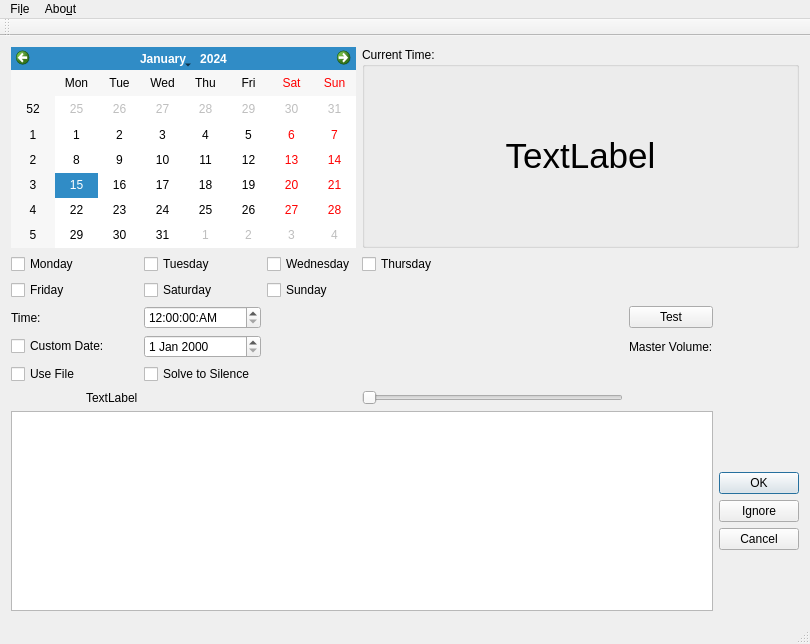
<?xml version="1.0" encoding="UTF-8"?>
<ui version="4.0">
 <class>MainWindow</class>
 <widget class="QMainWindow" name="MainWindow">
  <property name="enabled">
   <bool>true</bool>
  </property>
  <property name="geometry">
   <rect>
    <x>0</x>
    <y>0</y>
    <width>810</width>
    <height>644</height>
   </rect>
  </property>
  <property name="windowTitle">
   <string>QTalarm</string>
  </property>
  <property name="windowIcon">
   <iconset>
    <normaloff>:/new/icons/Clock.png</normaloff>:/new/icons/Clock.png</iconset>
  </property>
  <property name="autoFillBackground">
   <bool>false</bool>
  </property>
  <widget class="QWidget" name="centralWidget">
   <layout class="QGridLayout" name="gridLayout">
    <item row="7" column="8">
     <widget class="QDialogButtonBox" name="listAlmBtn">
      <property name="sizePolicy">
       <sizepolicy hsizetype="Fixed" vsizetype="Fixed">
        <horstretch>0</horstretch>
        <verstretch>0</verstretch>
       </sizepolicy>
      </property>
      <property name="orientation">
       <enum>Qt::Vertical</enum>
      </property>
      <property name="standardButtons">
       <set>QDialogButtonBox::Cancel|QDialogButtonBox::Ignore|QDialogButtonBox::Ok</set>
      </property>
     </widget>
    </item>
    <item row="0" column="0" colspan="6">
     <widget class="QCalendarWidget" name="calendarWidget"/>
    </item>
    <item row="2" column="4">
     <widget class="QCheckBox" name="chkSun">
      <property name="text">
       <string>Sunday</string>
      </property>
     </widget>
    </item>
    <item row="6" column="1">
     <widget class="QLabel" name="txtSoundPath">
      <property name="text">
       <string>TextLabel</string>
      </property>
     </widget>
    </item>
    <item row="5" column="0">
     <widget class="QCheckBox" name="chkSounds">
      <property name="text">
       <string>Use File</string>
      </property>
     </widget>
    </item>
    <item row="1" column="6">
     <widget class="QCheckBox" name="chkThurs">
      <property name="text">
       <string>Thursday</string>
      </property>
     </widget>
    </item>
    <item row="3" column="2" colspan="2">
     <widget class="QTimeEdit" name="timeEdit">
      <property name="displayFormat">
       <string>hh:mm:ss:AP</string>
      </property>
     </widget>
    </item>
    <item row="1" column="0" colspan="2">
     <widget class="QCheckBox" name="chkMon">
      <property name="text">
       <string>Monday</string>
      </property>
     </widget>
    </item>
    <item row="2" column="2">
     <widget class="QCheckBox" name="chkSat">
      <property name="text">
       <string>Saturday</string>
      </property>
     </widget>
    </item>
    <item row="4" column="0" colspan="2">
     <widget class="QCheckBox" name="chkCustom">
      <property name="text">
       <string>Custom Date:</string>
      </property>
     </widget>
    </item>
    <item row="5" column="2">
     <widget class="QCheckBox" name="chkBastard">
      <property name="cursor">
       <cursorShape>PointingHandCursor</cursorShape>
      </property>
      <property name="toolTip">
       <string extracomment="Force math questions to disable alarm"/>
      </property>
      <property name="text">
       <string>Solve to Silence</string>
      </property>
     </widget>
    </item>
    <item row="4" column="7">
     <widget class="QLabel" name="label">
      <property name="text">
       <string>Master Volume:</string>
      </property>
     </widget>
    </item>
    <item row="1" column="2">
     <widget class="QCheckBox" name="chkTues">
      <property name="text">
       <string>Tuesday</string>
      </property>
     </widget>
    </item>
    <item row="0" column="6" colspan="3">
     <widget class="QGroupBox" name="groupBox">
      <property name="enabled">
       <bool>true</bool>
      </property>
      <property name="acceptDrops">
       <bool>false</bool>
      </property>
      <property name="autoFillBackground">
       <bool>false</bool>
      </property>
      <property name="title">
       <string>Current Time:</string>
      </property>
      <property name="flat">
       <bool>false</bool>
      </property>
      <property name="checkable">
       <bool>false</bool>
      </property>
      <layout class="QGridLayout" name="gridLayout_2">
       <item row="0" column="0">
        <widget class="QLabel" name="Clock">
         <property name="minimumSize">
          <size>
           <width>0</width>
           <height>0</height>
          </size>
         </property>
         <property name="font">
          <font>
           <pointsize>26</pointsize>
          </font>
         </property>
         <property name="frameShadow">
          <enum>QFrame::Sunken</enum>
         </property>
         <property name="text">
          <string>TextLabel</string>
         </property>
         <property name="alignment">
          <set>Qt::AlignCenter</set>
         </property>
        </widget>
       </item>
      </layout>
     </widget>
    </item>
    <item row="3" column="7">
     <widget class="QPushButton" name="TestBtn">
      <property name="text">
       <string>Test</string>
      </property>
     </widget>
    </item>
    <item row="7" column="0" colspan="8">
     <widget class="QListWidget" name="listWidget"/>
    </item>
    <item row="1" column="4" colspan="2">
     <widget class="QCheckBox" name="chkWed">
      <property name="text">
       <string>Wednesday</string>
      </property>
     </widget>
    </item>
    <item row="4" column="2" colspan="2">
     <widget class="QDateEdit" name="CustEdit"/>
    </item>
    <item row="2" column="0" colspan="2">
     <widget class="QCheckBox" name="chkFri">
      <property name="text">
       <string>Friday</string>
      </property>
     </widget>
    </item>
    <item row="3" column="0">
     <widget class="QLabel" name="lblTime">
      <property name="text">
       <string>Time:</string>
      </property>
     </widget>
    </item>
    <item row="6" column="6">
     <widget class="QSlider" name="VolumeSlider">
      <property name="orientation">
       <enum>Qt::Horizontal</enum>
      </property>
     </widget>
    </item>
   </layout>
  </widget>
  <widget class="QMenuBar" name="menuBar">
   <property name="geometry">
    <rect>
     <x>0</x>
     <y>0</y>
     <width>810</width>
     <height>24</height>
    </rect>
   </property>
   <widget class="QMenu" name="menuFile">
    <property name="title">
     <string>Fi&amp;le</string>
    </property>
    <addaction name="actionSettings"/>
    <addaction name="separator"/>
    <addaction name="actionQuit"/>
   </widget>
   <widget class="QMenu" name="menuAbout">
    <property name="title">
     <string>Abo&amp;ut</string>
    </property>
    <addaction name="actionAbout_QT"/>
    <addaction name="actionAbout_QTalam"/>
   </widget>
   <addaction name="menuFile"/>
   <addaction name="menuAbout"/>
  </widget>
  <widget class="QToolBar" name="mainToolBar">
   <attribute name="toolBarArea">
    <enum>TopToolBarArea</enum>
   </attribute>
   <attribute name="toolBarBreak">
    <bool>false</bool>
   </attribute>
  </widget>
  <widget class="QStatusBar" name="statusBar"/>
  <action name="actionQuit">
   <property name="text">
    <string>&amp;Quit</string>
   </property>
  </action>
  <action name="actionAbout_QT">
   <property name="text">
    <string>&amp;About QT</string>
   </property>
  </action>
  <action name="actionAbout_QTalam">
   <property name="text">
    <string>About &amp;QTalam</string>
   </property>
  </action>
  <action name="actionSettings">
   <property name="text">
    <string>&amp;Settings</string>
   </property>
  </action>
 </widget>
 <layoutdefault spacing="6" margin="11"/>
 <resources/>
 <connections/>
</ui>
